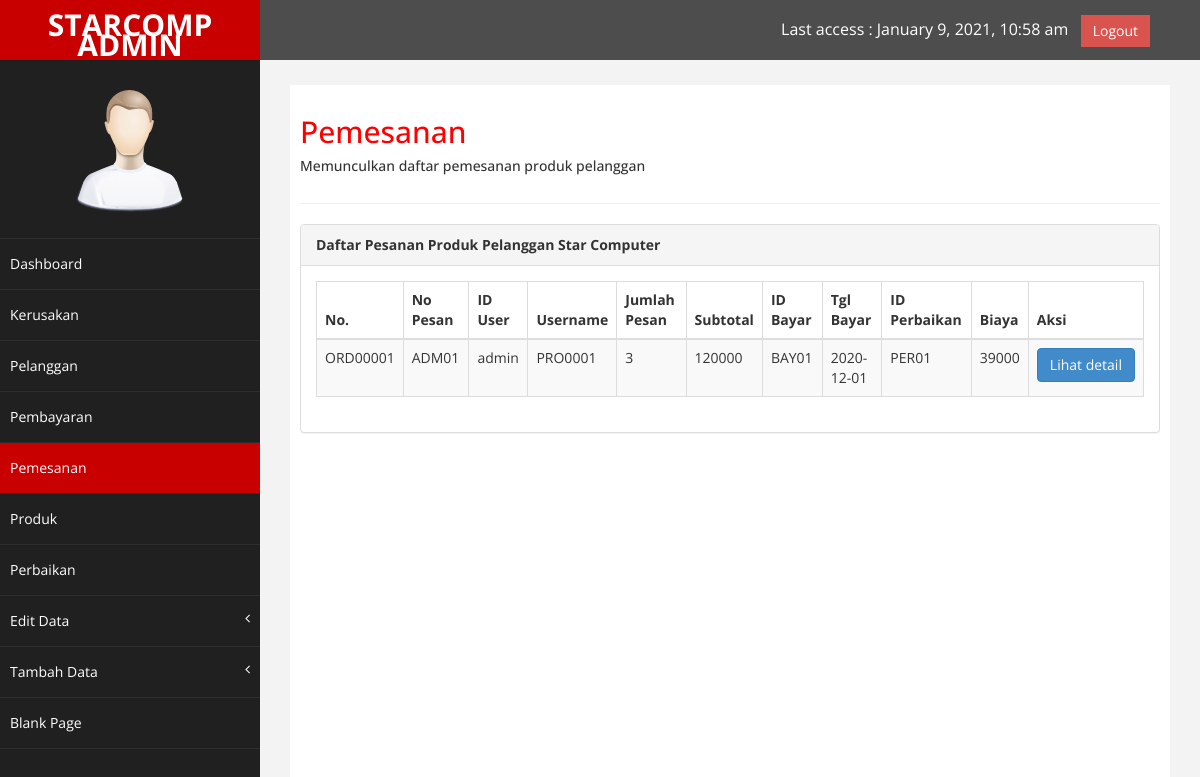
The page /index.php/pemesanan on the database its author committed.
### tables this page shows
CREATE TABLE `pemesanan` (
  `no_pesan` varchar(10) NOT NULL,
  `id_user` varchar(5) NOT NULL,
  `username` varchar(15) NOT NULL,
  `id_produk` varchar(10) NOT NULL,
  `jumlah` int(3) NOT NULL,
  `subtotal` int(8) NOT NULL,
  `tgl_pesan` date NOT NULL,
  `id_bayar` varchar(10) NOT NULL,
  `tgl_bayar` date NOT NULL,
  `id_perbaikan` varchar(10) NOT NULL,
  `biaya` int(8) NOT NULL
);

### application/controllers/Pemesanan.php (called while the page is built, shortened)
<?php
class Pemesanan extends CI_Controller {
	public function __construct()
	{
		$this->load->database();
		$this->load->model('pemesanan_model');
	}
	public function index(){
		$result['pemesanan'] = $this->pemesanan_model->listing();
		$this->load->view('main/pemesanan', $result);
	}
}

### index.php (called while the page is built, shortened)
<?php
require_once BASEPATH.'core/CodeIgniter.php';

### application/models/Pemesanan_model.php (called while the page is built, shortened)
<?php
class Pemesanan_model extends CI_Model {
	public function listing(){
		$query = $this->db->query('select * from pemesanan');
		return $query->result();
	}
}

### application/views/main/pemesanan.php (the view, shortened to what this page needs)
<!DOCTYPE html>
<html xmlns="http://www.w3.org/1999/xhtml">
<head>
    <link href="<?php echo base_url('assets/css/bootstrap.css');?>" rel="stylesheet" />
    <link href="<?php echo base_url('assets/css/font-awesome.css')?>" rel="stylesheet" />
    <link href="<?php echo base_url('assets/js/morris/morris-0.4.3.min.css')?>" rel="stylesheet" />
    <link href="<?php echo base_url('assets/css/custom.css')?>" rel="stylesheet" />
    <link href="assets/js/dataTables/dataTables.bootstrap.css" rel="stylesheet" />
</head>
<body>
    <div id="wrapper">
        <nav class="navbar navbar-default navbar-cls-top " role="navigation" style="margin-bottom: 0">
            <div class="navbar-header">
               <a class="navbar-brand" href="<?php echo site_url('Dashboard/')?>">STARCOMP ADMIN</a>
            </div>
  <div style="color: white;
padding: 15px 50px 5px 50px;
float: right;
font-size: 16px;"> Last access : <?php echo date("F j, Y, g:i a");?> &nbsp; <a href="<?php echo site_url('Login/logout');?>" class="btn btn-danger square-btn-adjust">Logout</a> </div>
        </nav>
                <nav class="navbar-default navbar-side" role="navigation">
            <div class="sidebar-collapse">
                <ul class="nav" id="main-menu">
                <li class="text-center">
                    <img src="<?php echo base_url('assets/img/find_user.png')?>" class="user-image img-responsive"/>
                    </li>
                   <li>
                        <a href="<?php echo site_url('Dashboard')?>"> Dashboard</a>
                    </li>
                     <li>
                        <a  href="<?php echo site_url('Kerusakan')?>"></i> Kerusakan</a>
                    </li>
                    <li>
                        <a  href="<?php echo site_url('Users')?>">Pelanggan </a>
                    </li>
                           <li  >
                        <a   href="<?php echo site_url('Pembayaran')?>">Pembayaran</a>
                    </li>
                      <li  >
                        <a class="active-menu" href="<?php echo site_url('Pemesanan')?>">Pemesanan</a>
                    </li>
                    <li  >
                        <a  href="<?php echo site_url('Produk')?>"> Produk </a>
                    </li>
                    <li>
                      <a href="<?php echo site_url('Perbaikan')?>">Perbaikan</a>
                    </li>
                    <li>
                        <a href="#">Edit Data<span class="fa arrow"></span></a>
                      </li>
                       <li>
                        <a href="#">Tambah Data<span class="fa arrow"></span></a>
                  <li  >
                        <a  href="<?php echo site_url('Welcome/blank')?>">Blank Page</a>
                    </li>
                </ul>
            </div>
        </nav>
        <div id="page-wrapper" >
            <div id="page-inner">
                <div class="row">
                    <div class="col-md-12">
                     <h2>Pemesanan</h2>
                        <h5>Memunculkan daftar pemesanan produk pelanggan</h5>
                    </div>
                </div>
                 <hr />
            <div class="row">
                <div class="col-md-12">
                    <div class="panel panel-default">
                        <div class="panel-heading">
                             <b>Daftar Pesanan Produk Pelanggan Star Computer</b>
                        </div>
                        <div class="panel-body">
                            <div class="table-responsive">
                                <table class="table table-striped table-bordered table-hover" id="dataTables-example">
                                    <thead>
                                        <tr>
                                            <th>No.</th>
                                            <th>No Pesan</th>
                                            <th>ID User</th>
                                            <th>Username</th>
                                            <th>Jumlah Pesan</th>
                                            <th>
                                                Subtotal
                                            </th>
                                            <th>ID Bayar</th>
                                            <th>Tgl Bayar</th>
                                            <th>ID Perbaikan</th>
                                            <th>Biaya</th>
                                            <th>Aksi</th>
                                        </tr>
                                    </thead>
                                    <tbody>
                                        <tr class="gradeU">
                                            <?php
                                            foreach ($pemesanan as $pemesanan) {
                                            ?>
                                            <td><?php echo $pemesanan->no_pesan;?></td>
                                            <td><?php echo $pemesanan->id_user; ?></td>
                                            <td><?php echo $pemesanan->username;?></td>
                                            <td><?php echo $pemesanan->id_produk;?></td>
                                            <td><?php echo $pemesanan->jumlah;?></td>
                                            <td><?php echo $pemesanan->subtotal;?></td>
                                            <td><?php echo $pemesanan->id_bayar;?></td>
                                            <td><?php echo $pemesanan->tgl_bayar;?></td>
                                            <td><?php echo $pemesanan->id_perbaikan;?></td>
                                            <td><?php echo $pemesanan->biaya;?></td>
                                            <td>
                                                <a href="<?php echo site_url('Pemesanan/detail_pemesanan/'.$pemesanan->no_pesan)?>" class="btn btn-primary">Lihat detail</a>
                                            </td>
                                        </tr>
                                        <?php } ?>
                                    </tbody>
                                </table>
                            </div>
                        </div>
                    </div>
                </div>
            </div>
      </div>
    </div>
        </div>
</body>
</html>

### assets/css/custom.css (style rules this page uses)
body { font-family: 'Open Sans', sans-serif; }
#wrapper { width: 100%; background:#202020; }
#page-wrapper { padding: 15px 15px; min-height: 600px; background:#F3F3F3; }
#page-inner { width:100%; margin:10px 20px 10px 0px; background-color:#fff!important; padding:10px; min-height:1200px; }
.text-center { text-align:center; }
h2 { color: #f00; }
.square-btn-adjust { border: 0px solid transparent; -webkit-border-radius: 0px; -moz-border-radius: 0px; border-radius: 0px; }
.user-image { margin: 25px auto; -webkit-border-radius: 10px; -moz-border-radius: 10px; border-radius: 10px; max-height:170px; max-width:170px; }
.navbar-cls-top .navbar-brand { color: #fff; background: #C90000; width: 260px; text-align: center; height: 60px; font-size: 30px; font-weight: 700; }
.active-menu { background-color:#C90000!important; }
.arrow { float: right; }
.fa.arrow:before { content: "\f104"; }
.sidebar-collapse , .sidebar-collapse .nav { background:none; }
.sidebar-collapse .nav { padding:0; }
.sidebar-collapse .nav > li > a { color:#fff; background:#202020; text-shadow:none; }
.sidebar-collapse > .nav > li > a { padding:15px 10px; }
.sidebar-collapse > .nav > li { border-bottom: 1px solid rgba(107, 108, 109, 0.19); }
.navbar-side { border:none; background-color: #202020; }
.navbar-cls-top { background:#4D4D4D; border-bottom:none; }
.navbar-default { border:0px solid black; }
.navbar-header { background: #A70303; }
@media (min-width:768px) { #page-wrapper { margin: 0 0 0 260px; padding: 15px 30px; min-height: 1200px; } }
@media (min-width:768px) { .navbar-side { z-index: 1; position: absolute; width: 260px; } }
@media (min-width:768px) { .navbar { border-radius: 0px; } }

### rows shown on the page
pemesanan: no_pesan "ORD00001", id_user "ADM01", username "admin", id_produk "PRO0001", jumlah "3", subtotal "120000", id_bayar "BAY01", tgl_bayar "2020-12-01", id_perbaikan "PER01", biaya "39000"
